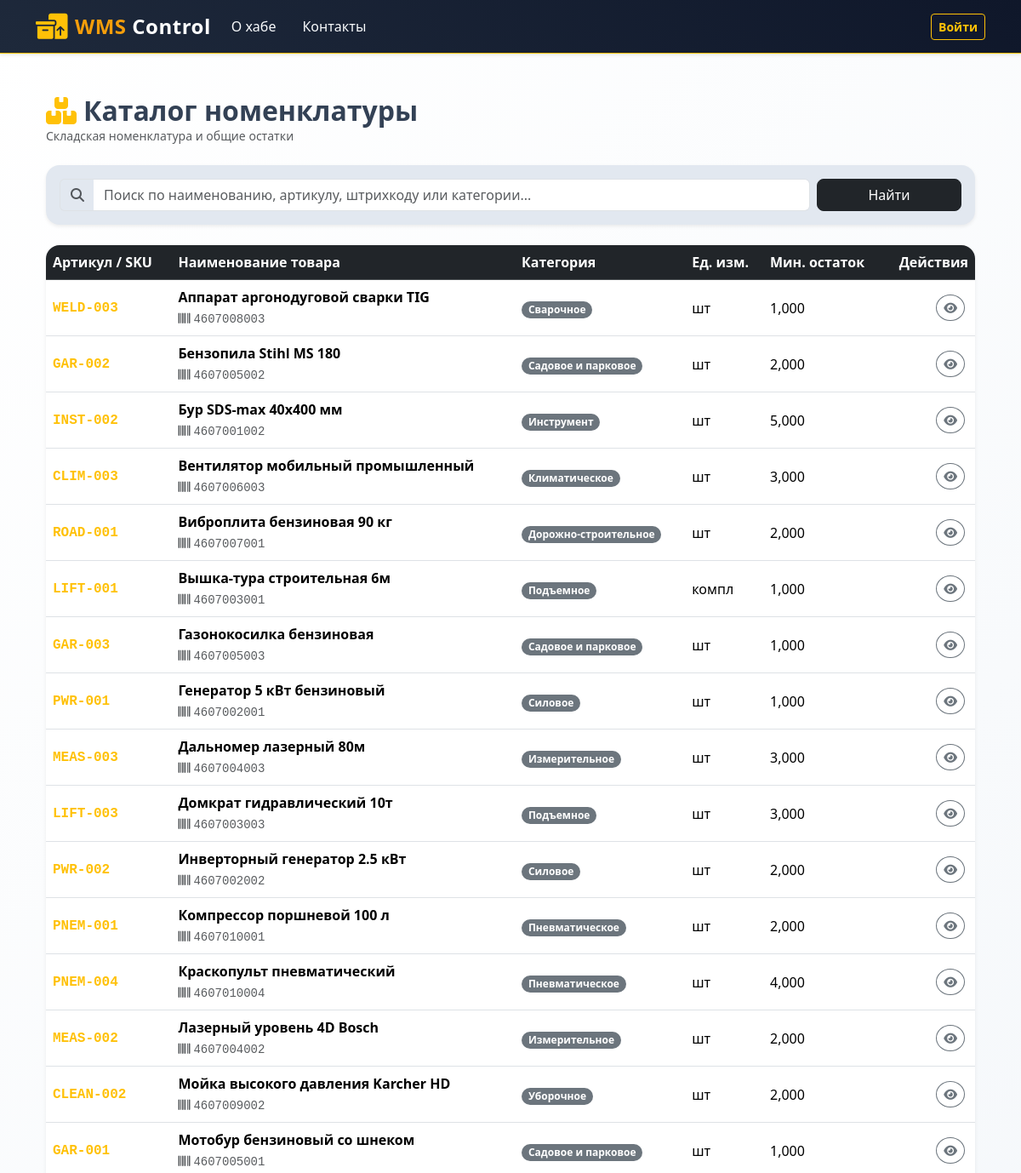
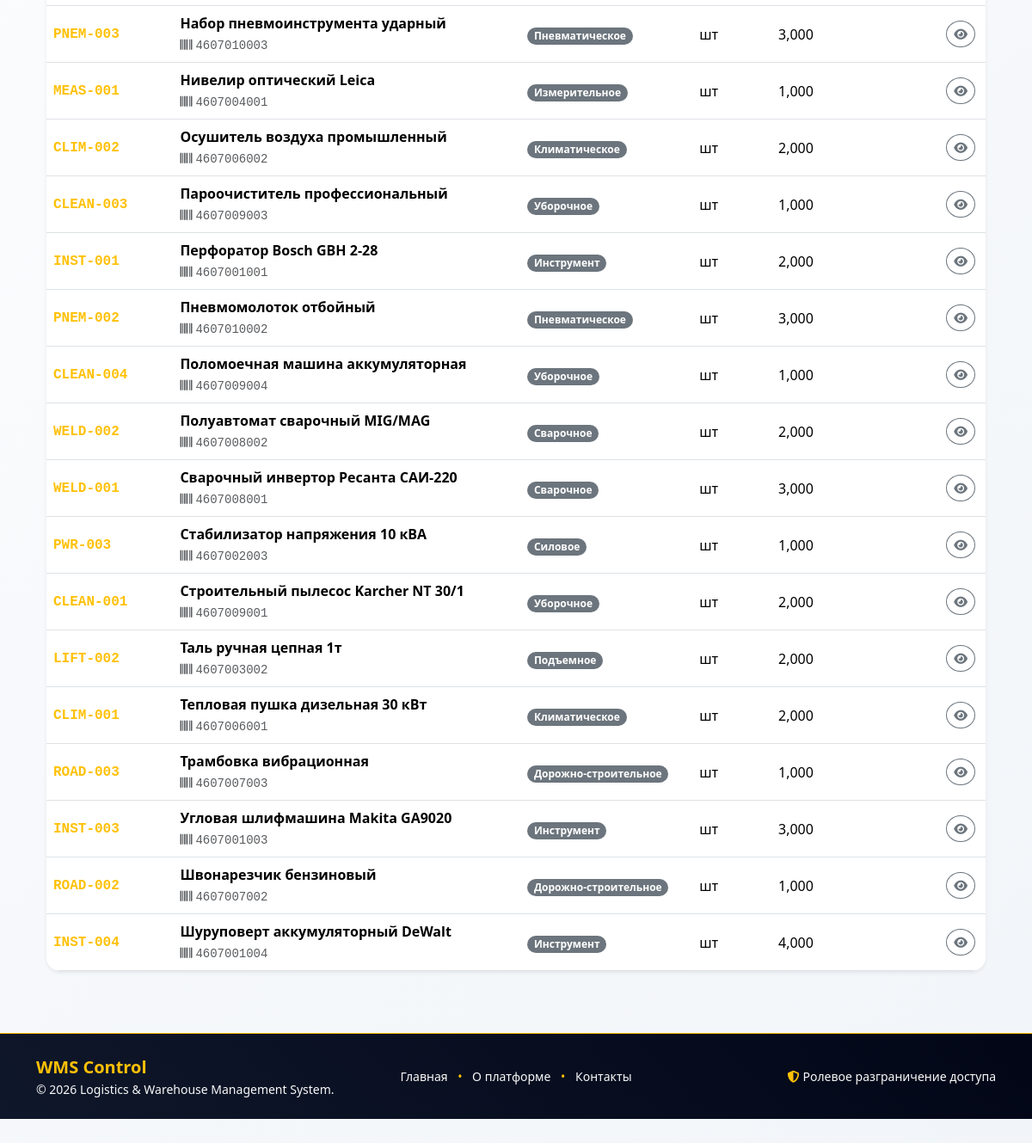
Screenshot of /inventory/ with the database file from the repository (2 pictures, top to bottom).
### inventory/models.py (models this page shows, shortened)
class Product(models.Model):
    category = models.ForeignKey(
        Category,
        on_delete=models.CASCADE,
        related_name='products',
        verbose_name=_('Category')
    )
    sku = models.CharField(_('SKU / Article'), max_length=50, unique=True)
    barcode = models.CharField(_('Barcode'), max_length=100, unique=True, blank=True, null=True)
    name = models.CharField(_('Product name'), max_length=200)
    unit = models.CharField(_('Unit of measurement'), max_length=20, default='pcs')
    min_stock = models.DecimalField(_('Minimum stock balance'), max_digits=12, decimal_places=3, default=0)
    description = models.TextField(_('Description'), blank=True)
    image = models.ImageField(_('Product image'), upload_to='products/', blank=True, null=True)
    is_active = models.BooleanField(_('Is active status'), default=True)
    class Meta:
        verbose_name = _('Product')
        verbose_name_plural = _('Products')
        ordering = ['name']

class Category(models.Model):
    name = models.CharField(_('Category name'), max_length=100)
    description = models.TextField(_('Description'), blank=True)
    display_order = models.IntegerField(_('Display order'), default=0)
    class Meta:
        verbose_name = _('Category')
        verbose_name_plural = _('Categories')
        ordering = ['display_order', 'name']

### inventory/views.py (the view, shortened to what this page needs)
# urls.py: path('', views.product_list, name='product_list'),
def product_list(request):
    products = Product.objects.select_related('category').filter(is_active=True)
    categories = Category.objects.all()
    query = request.GET.get('q')
    context = {
        'products': products,
        'categories': categories,
        'search_query': query or '',
    }
    return render(request, 'inventory/product_list.html', context)

### templates/inventory/product_list.html (shortened to what this page needs)
{% extends 'base.html' %}
{% load i18n %}
{% block content %}
<div class="container py-4">
    <div class="d-flex justify-content-between align-items-center mb-4">
        <div>
            <h2 class="fw-bold mb-0"><i class="fa-solid fa-boxes-stacked me-2 text-warning"></i>{% translate "Products Catalog" %}</h2>
            <p class="text-muted small mb-0">{% translate "Inventory nomenclature and general stock balances" %}</p>
        </div>
    </div>
    <div class="card border-0 shadow-sm rounded-4 mb-4 p-3" style="background-color: var(--card-background-color-dark, #ffffff);">
        <form method="get" action="" class="row g-2 align-items-center">
            <div class="col-md-10">
                <div class="input-group">
                    <span class="input-group-text bg-transparent border-end-0 text-muted">
                        <i class="fa-solid fa-magnifying-glass"></i>
                    </span>
                    <input type="text" name="q" value="{{ search_query }}" class="form-control border-start-0" placeholder="{% translate 'Search by product name, SKU, barcode, or category...' %}">
                </div>
            </div>
            <div class="col-md-2 d-flex gap-2">
                <button type="submit" class="btn btn-dark w-100 rounded-3">{% translate "Search" %}</button>
            </div>
        </form>
    </div>
    <div class="card border-0 shadow-sm rounded-4 overflow-hidden">
        <div class="table-responsive">
            <table class="table table-hover align-middle mb-0">
                <thead class="table-dark">
                    <tr>
                        <th scope="col">{% translate "SKU / Article" %}</th>
                        <th scope="col">{% translate "Product Name" %}</th>
                        <th scope="col">{% translate "Category" %}</th>
                        <th scope="col">{% translate "Unit" %}</th>
                        <th scope="col">{% translate "Min Stock" %}</th>
                        <th scope="col" class="text-end">{% translate "Actions" %}</th>
                    </tr>
                </thead>
                <tbody>
                    {% for product in products %}
                        <tr>
                            <td class="fw-bold font-monospace">
                                <a href="{% url 'inventory:product_details' product.id %}" class="text-decoration-none text-warning">
                                    {{ product.sku }}
                                </a>
                            </td>
                            <td>
                                <div class="fw-semibold">{{ product.name }}</div>
                                {% if product.barcode %}
                                    <small class="text-muted font-monospace"><i class="fa-solid fa-barcode me-1"></i>{{ product.barcode }}</small>
                                {% endif %}
                            </td>
                            <td><span class="badge bg-secondary rounded-pill">{{ product.category.name }}</span></td>
                            <td>{{ product.unit }}</td>
                            <td>{{ product.min_stock }}</td>
                            <td class="text-end">
                                <a href="{% url 'inventory:product_details' product.id %}" class="btn btn-sm btn-outline-secondary rounded-circle me-1" title="{% translate 'View' %}">
                                    <i class="fa-solid fa-eye"></i>
                                </a>
                            </td>
                        </tr>
                    {% endfor %}
                </tbody>
            </table>
        </div>
    </div>
</div>
{% endblock %}

### templates/base.html (shortened to what this page needs)
<!DOCTYPE html>
{% load static %}
{% load i18n %}
<html lang="{{ LANGUAGE_CODE|default:'ru' }}">
<head>
    <link href="https://cdn.jsdelivr.net/npm/bootstrap@5.3.3/dist/css/bootstrap.min.css" rel="stylesheet">
    <link rel="stylesheet" href="https://cdnjs.cloudflare.com/ajax/libs/font-awesome/6.7.2/css/all.min.css">
    <link rel="stylesheet" href="https://cdn.datatables.net/1.13.8/css/dataTables.bootstrap5.min.css">
    <link rel="stylesheet" href="{% static 'css/site.css' %}">
</head>
<body class="d-flex flex-column min-vh-100 bg-light">
    <header>
        <nav class="navbar navbar-expand-lg navbar-dark bg-dark border-bottom border-warning shadow-sm mb-4">
            <div class="container">
                <a class="navbar-brand fw-bold text-warning d-flex align-items-center" href="{% url 'index' %}">
                    <i class="fa-solid fa-boxes-packing fa-lg me-2 text-warning"></i>
                    <span>WMS <span class="text-white">Control</span></span>
                </a>
                <div class="collapse navbar-collapse" id="mainMenu">
                    <ul class="navbar-nav me-auto mb-2 mb-lg-0">
                        <li class="nav-item">
                            <a class="nav-link text-light" href="{% url 'about' %}">{% trans "About Hub" %}</a>
                        </li>
                        <li class="nav-item">
                            <a class="nav-link text-light" href="{% url 'contact' %}">{% trans "Contacts" %}</a>
                        </li>
                    </ul>
                    <div class="d-flex align-items-center gap-3">
                        <ul class="navbar-nav">
                            {% if user.is_authenticated %}
                                <li class="nav-item dropdown">
                                    <a class="nav-link dropdown-toggle text-warning fw-semibold" href="#" id="userDropdown"
                                       role="button" data-bs-toggle="dropdown" aria-expanded="false">
                                        <i class="fa-solid fa-circle-user me-1"></i>{{ user.get_full_name|default:user.username }}
                                    </a>
                                    <ul class="dropdown-menu dropdown-menu-end shadow-sm" aria-labelledby="userDropdown">
                                        {% if user.profile.role == 'manager' or user.is_superuser %}
                                            <li><a class="dropdown-item" href="{% url 'admin:index' %}"><i class="fa-solid fa-id-card me-2"></i>{% trans "Administration" %}</a></li>
                                            <li><hr class="dropdown-divider"></li>
                                        {% endif %}
                                        <li><a class="dropdown-item" href="{% url 'accounts:profile' %}"><i class="fa-solid fa-user-gear me-2"></i>{% trans "My Profile" %}</a></li>
                                        <li><a class="dropdown-item" href="{% url 'accounts:password_change' %}"><i class="fa-solid fa-key me-2"></i>{% trans "Change Password" %}</a></li>
                                        <li><hr class="dropdown-divider"></li>
                                        <li>
                                            <form method="post" action="{% url 'accounts:logout' %}">
                                                {% csrf_token %}
                                                <button type="submit" class="dropdown-item text-danger border-0 bg-transparent w-100 text-start">
                                                    <i class="fa-solid fa-right-from-bracket me-2"></i>{% trans "Log Out" %}
                                                </button>
                                            </form>
                                        </li>
                                    </ul>
                                </li>
                            {% else %}
                                <div class="d-flex gap-2">
                                    <a href="{% url 'accounts:login' %}" class="btn btn-outline-warning btn-sm fw-semibold">{% trans "Log in" %}</a>
                                </div>
                            {% endif %}
                        </ul>
                    </div>
                </div>
            </div>
        </nav>
    </header>
    <main role="main" class="flex-grow-1 pb-5">
        <div class="container">
            {% block content %}{% endblock content %}
        </div>
    </main>
	<footer class="bg-dark text-light py-4 border-top border-warning mt-auto">
		<div class="container">
			<div class="row align-items-center gy-3">
				<div class="col-12 col-md-4 text-center text-md-start">
					<div class="fw-bold text-warning fs-5">WMS Control</div>
					<p class="small text-light mb-0">&copy; 2026 Logistics & Warehouse Management System.</p>
				</div>
				<div class="col-12 col-md-4 text-center">
					<ul class="list-inline mb-0 small">
						<li class="list-inline-item"><a href="{% url 'index' %}" class="text-light text-decoration-none">{% trans "Home" %}</a></li>
						<li class="list-inline-item text-warning">•</li>
						<li class="list-inline-item"><a href="{% url 'about' %}" class="text-light text-decoration-none">{% trans "About" %}</a></li>
						<li class="list-inline-item text-warning">•</li>
						<li class="list-inline-item"><a href="{% url 'contact' %}" class="text-light text-decoration-none">{% trans "Contacts" %}</a></li>
					</ul>
				</div>
				<div class="col-12 col-md-4 text-center text-md-end small text-light">
					<i class="fa-solid fa-shield-halved text-warning me-1"></i>{% trans "Role-based Access Control" %}
				</div>
			</div>
		</div>
	</footer>
</body>
</html>

### static/css/site.css (style rules this page uses)
:root { --navbar-background-color-light: #1E293B; --navbar-background-color-dark: #0F172A; --navbar-text-color-light: #F8FAFC; --navbar-text-color-dark: #F59E0B; --header-background-color-light: #F8FAFC; --header-background-color-dark: #E2E8F0; --header-text-color-light: #1E293B; --header-text-color-dark: #0F172A; --main-background-color-light: #FFFFFF; --main-background-color-dark: #F1F5F9; --main-text-color: #334155; --main-header-color: #0F172A; --card-background-color-light: #FFFFFF; --card-background-color-dark: #E2E8F0; --card-text-color-light: #1E293B; --card-text-color-dark: #0F172A; --table-background-color-light: #FFFFFF; --table-background-color-dark: #F8FAFC; --table-text-color: #1E293B; --footer-background-color-light: #0F172A; --footer-background-color-dark: #020617; --footer-text-color-light: #94A3B8; --footer-text-color-dark: #E2E8F0; --star-size: 30px; --star-color: #F59E0B; --star-background: #64748B; }
html { font-size: 14px; }
@media (min-width: 768px) { html { font-size: 16px; } }
html { position: relative; min-height: 100%; }
.navbar { background-image: linear-gradient(45deg, var(--navbar-background-color-light), var(--navbar-background-color-dark)); padding: 8px 16px; }
.navbar-brand { color: var(--navbar-text-color-dark) !important; font-weight: bold; font-size: 24px; letter-spacing: 0.5px; }
.navbar-nav .nav-link { color: var(--navbar-text-color-light) !important; font-size: 16px; margin-right: 15px; transition: color 0.3s ease; }
body { margin-bottom: 60px; color: var(--main-text-color); background-image: linear-gradient(135deg, var(--main-background-color-light), var(--main-background-color-dark)); background-attachment: fixed; }
footer { position: relative; bottom: 0; width: 100%; background-image: linear-gradient(45deg, var(--footer-background-color-light), var(--footer-background-color-dark)); color: var(--footer-text-color-light); padding-top: 1.5rem; padding-bottom: 1.5rem; }

### rows the page displays
Product: sku "WELD-003", name "Аппарат аргонодуговой сварки TIG", barcode "4607008003", category.name "Сварочное", unit "шт", min_stock "1,000"
Product: sku "GAR-002", name "Бензопила Stihl MS 180", barcode "4607005002", category.name "Садовое и парковое", unit "шт", min_stock "2,000"
Product: sku "INST-002", name "Бур SDS-max 40x400 мм", barcode "4607001002", category.name "Инструмент", unit "шт", min_stock "5,000"
Product: sku "CLIM-003", name "Вентилятор мобильный промышленный", barcode "4607006003", category.name "Климатическое", unit "шт", min_stock "3,000"
Product: sku "ROAD-001", name "Виброплита бензиновая 90 кг", barcode "4607007001", category.name "Дорожно-строительное", unit "шт", min_stock "2,000"
Product: sku "LIFT-001", name "Вышка-тура строительная 6м", barcode "4607003001", category.name "Подъемное", unit "компл", min_stock "1,000"
Product: sku "GAR-003", name "Газонокосилка бензиновая", barcode "4607005003", category.name "Садовое и парковое", unit "шт", min_stock "1,000"
Product: sku "PWR-001", name "Генератор 5 кВт бензиновый", barcode "4607002001", category.name "Силовое", unit "шт", min_stock "1,000"
Product: sku "MEAS-003", name "Дальномер лазерный 80м", barcode "4607004003", category.name "Измерительное", unit "шт", min_stock "3,000"
Product: sku "LIFT-003", name "Домкрат гидравлический 10т", barcode "4607003003", category.name "Подъемное", unit "шт", min_stock "3,000"
Product: sku "PWR-002", name "Инверторный генератор 2.5 кВт", barcode "4607002002", category.name "Силовое", unit "шт", min_stock "2,000"
Product: sku "PNEM-001", name "Компрессор поршневой 100 л", barcode "4607010001", category.name "Пневматическое", unit "шт", min_stock "2,000"
Product: sku "PNEM-004", name "Краскопульт пневматический", barcode "4607010004", category.name "Пневматическое", unit "шт", min_stock "4,000"
Product: sku "MEAS-002", name "Лазерный уровень 4D Bosch", barcode "4607004002", category.name "Измерительное", unit "шт", min_stock "2,000"
Product: sku "CLEAN-002", name "Мойка высокого давления Karcher HD", barcode "4607009002", category.name "Уборочное", unit "шт", min_stock "2,000"
Product: sku "GAR-001", name "Мотобур бензиновый со шнеком", barcode "4607005001", category.name "Садовое и парковое", unit "шт", min_stock "1,000"
Product: sku "PNEM-003", name "Набор пневмоинструмента ударный", barcode "4607010003", category.name "Пневматическое", unit "шт", min_stock "3,000"
Product: sku "MEAS-001", name "Нивелир оптический Leica", barcode "4607004001", category.name "Измерительное", unit "шт", min_stock "1,000"
Product: sku "CLIM-002", name "Осушитель воздуха промышленный", barcode "4607006002", category.name "Климатическое", unit "шт", min_stock "2,000"
Product: sku "CLEAN-003", name "Пароочиститель профессиональный", barcode "4607009003", category.name "Уборочное", unit "шт", min_stock "1,000"
Product: sku "INST-001", name "Перфоратор Bosch GBH 2-28", barcode "4607001001", category.name "Инструмент", unit "шт", min_stock "2,000"
Product: sku "PNEM-002", name "Пневмомолоток отбойный", barcode "4607010002", category.name "Пневматическое", unit "шт", min_stock "3,000"
Product: sku "CLEAN-004", name "Поломоечная машина аккумуляторная", barcode "4607009004", category.name "Уборочное", unit "шт", min_stock "1,000"
Product: sku "WELD-002", name "Полуавтомат сварочный MIG/MAG", barcode "4607008002", category.name "Сварочное", unit "шт", min_stock "2,000"
Product: sku "WELD-001", name "Сварочный инвертор Ресанта САИ-220", barcode "4607008001", category.name "Сварочное", unit "шт", min_stock "3,000"
Product: sku "PWR-003", name "Стабилизатор напряжения 10 кВА", barcode "4607002003", category.name "Силовое", unit "шт", min_stock "1,000"
Product: sku "CLEAN-001", name "Строительный пылесос Karcher NT 30/1", barcode "4607009001", category.name "Уборочное", unit "шт", min_stock "2,000"
Product: sku "LIFT-002", name "Таль ручная цепная 1т", barcode "4607003002", category.name "Подъемное", unit "шт", min_stock "2,000"
Product: sku "CLIM-001", name "Тепловая пушка дизельная 30 кВт", barcode "4607006001", category.name "Климатическое", unit "шт", min_stock "2,000"
Product: sku "ROAD-003", name "Трамбовка вибрационная", barcode "4607007003", category.name "Дорожно-строительное", unit "шт", min_stock "1,000"
Product: sku "INST-003", name "Угловая шлифмашина Makita GA9020", barcode "4607001003", category.name "Инструмент", unit "шт", min_stock "3,000"
Product: sku "ROAD-002", name "Швонарезчик бензиновый", barcode "4607007002", category.name "Дорожно-строительное", unit "шт", min_stock "1,000"
Product: sku "INST-004", name "Шуруповерт аккумуляторный DeWalt", barcode "4607001004", category.name "Инструмент", unit "шт", min_stock "4,000"
